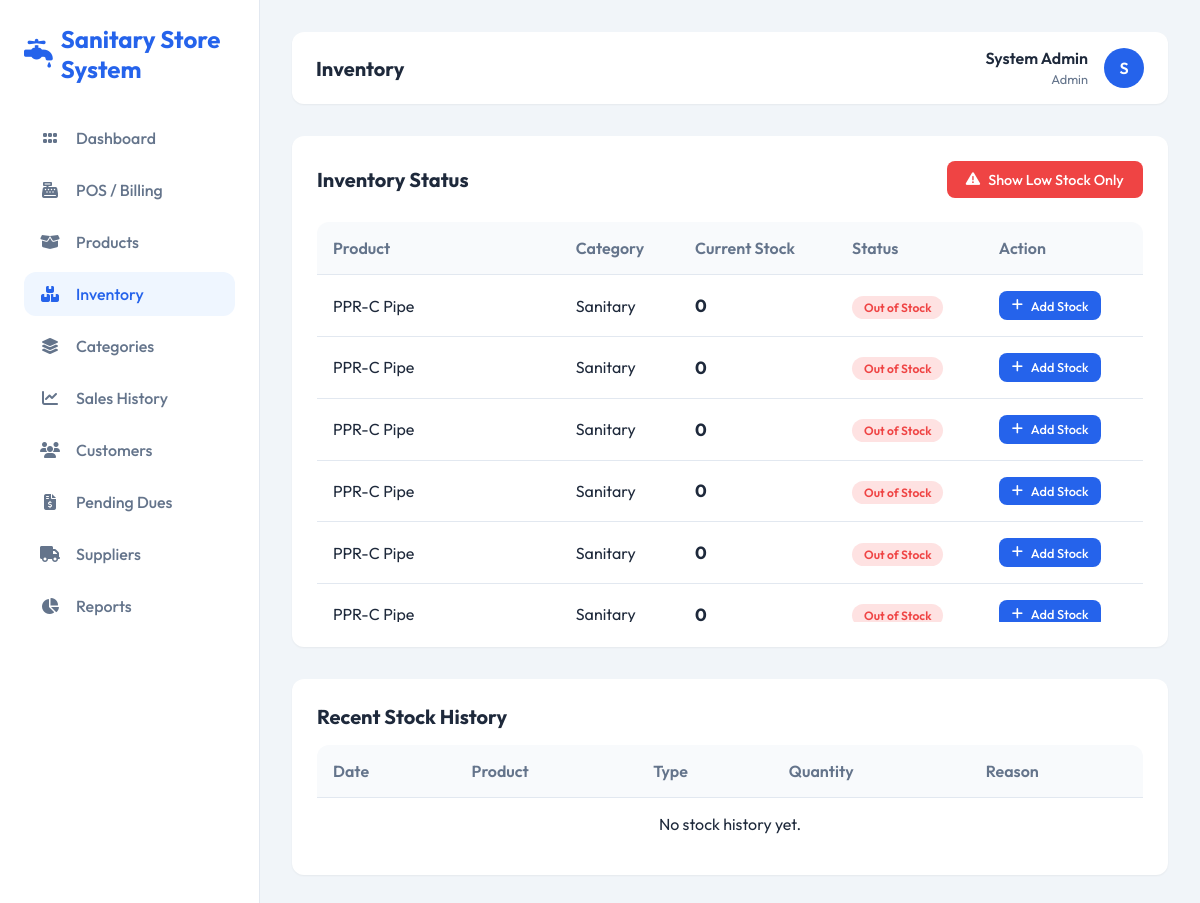
The page /inventory.php on the database its author committed.
### tables this page shows
CREATE TABLE IF NOT EXISTS products (
    id INT AUTO_INCREMENT PRIMARY KEY,
    name VARCHAR(200) NOT NULL,
    category_id INT,
    brand VARCHAR(100),
    size VARCHAR(50),
    type VARCHAR(50),  
    cost_price DECIMAL(10, 2) DEFAULT 0,  
    price DECIMAL(10, 2) NOT NULL,
    quantity INT DEFAULT 0,
    warranty VARCHAR(100),
    image VARCHAR(255),
    created_at TIMESTAMP DEFAULT CURRENT_TIMESTAMP,
    FOREIGN KEY (category_id) REFERENCES categories(id) ON DELETE SET NULL
);

CREATE TABLE IF NOT EXISTS categories (
    id INT AUTO_INCREMENT PRIMARY KEY,
    name VARCHAR(100) NOT NULL
);

### inventory.php (the view, shortened to what this page needs)
<?php
include 'includes/header.php';
$low_stock = isset($_GET['low_stock']);
$where = "WHERE 1=1";
$products = $conn->query("SELECT p.*, c.name as category FROM products p LEFT JOIN categories c ON p.category_id = c.id $where ORDER BY p.quantity ASC");
$logs = $conn->query("SELECT l.*, p.name as product_name FROM stock_logs l JOIN products p ON l.product_id = p.id ORDER BY l.created_at DESC LIMIT 10");
?>
<div class="card" style="margin-bottom: 2rem;">
    <div style="display: flex; justify-content: space-between; align-items: center; margin-bottom: 1.5rem;">
        <h3 style="font-size: 1.25rem;">Inventory Status</h3>
        <div>
            <?php if ($low_stock): ?>
                <a href="inventory.php" class="btn btn-secondary">Show All</a>
            <?php else: ?>
                <a href="inventory.php?low_stock=1" class="btn btn-danger"><i class="fa-solid fa-triangle-exclamation"></i> Show Low Stock Only</a>
            <?php endif; ?>
        </div>
    </div>
    <div class="table-container" style="box-shadow: none; padding: 0; max-height: 400px; overflow-y: auto;">
        <table>
            <thead>
                <tr>
                    <th>Product</th>
                    <th>Category</th>
                    <th>Current Stock</th>
                    <th>Status</th>
                    <th>Action</th>
                </tr>
            </thead>
            <tbody>
                <?php while($row = $products->fetch_assoc()): ?>
                <tr>
                    <td><?= htmlspecialchars($row['name']) ?></td>
                    <td><?= htmlspecialchars($row['category']) ?></td>
                    <td style="font-weight: bold; font-size: 1.1em;"><?= $row['quantity'] ?></td>
                    <td>
                        <?php if ($row['quantity'] == 0): ?>
                            <span class="badge" style="background: #fee2e2; color: #ef4444;">Out of Stock</span>
                        <?php elseif ($row['quantity'] < 10): ?>
                            <span class="badge badge-warning">Low Stock</span>
                        <?php else: ?>
                            <span class="badge badge-success">Good</span>
                        <?php endif; ?>
                    </td>
                    <td>
                        <button onclick="openStockModal(<?= $row['id'] ?>, '<?= htmlspecialchars($row['name']) ?>')" class="btn btn-primary btn-sm">
                            <i class="fa-solid fa-plus"></i> Add Stock
                        </button>
                    </td>
                </tr>
                <?php endwhile; ?>
            </tbody>
        </table>
    </div>
</div>
<div class="card">
    <h3 style="margin-bottom: 1rem; font-size: 1.25rem;">Recent Stock History</h3>
    <div class="table-container" style="box-shadow: none; padding: 0;">
        <table>
            <thead>
                <tr>
                    <th>Date</th>
                    <th>Product</th>
                    <th>Type</th>
                    <th>Quantity</th>
                    <th>Reason</th>
                </tr>
            </thead>
            <tbody>
                <?php if ($logs && $logs->num_rows > 0): ?>
                    <?php while($log = $logs->fetch_assoc()): ?>
                    <tr>
                        <td><?= date('M d, H:i', strtotime($log['created_at'])) ?></td>
                        <td><?= htmlspecialchars($log['product_name']) ?></td>
                        <td>
                            <span class="badge" style="background: <?= $log['type'] == 'in' ? '#dcfce7' : '#fee2e2' ?>; color: <?= $log['type'] == 'in' ? '#166534' : '#ef4444' ?>">
                                <?= strtoupper($log['type']) ?>
                            </span>
                        </td>
                        <td><?= $log['quantity'] ?></td>
                        <td><?= htmlspecialchars($log['reason']) ?></td>
                    </tr>
                    <?php endwhile; ?>
                <?php else: ?>
                    <tr><td colspan="5" style="text-align: center;">No stock history yet.</td></tr>
                <?php endif; ?>
            </tbody>
        </table>
    </div>
</div>
<?php include 'includes/footer.php'; ?>

### assets/css/style.css (style rules this page uses)
:root { --primary-color: #2563eb; --primary-dark: #1d4ed8; --secondary-color: #475569; --accent-color: #0ea5e9; --background-color: #f1f5f9; --card-bg: #ffffff; --text-color: #1e293b; --text-light: #64748b; --success-color: #10b981; --warning-color: #f59e0b; --danger-color: #ef4444; --border-radius: 12px; --sidebar-width: 260px; --header-height: 70px; --transition: all 0.3s ease; --shadow-sm: 0 1px 2px 0 rgb(0 0 0 / 0.05); --shadow-md: 0 4px 6px -1px rgb(0 0 0 / 0.1), 0 2px 4px -2px rgb(0 0 0 / 0.1); --shadow-lg: 0 10px 15px -3px rgb(0 0 0 / 0.1), 0 4px 6px -4px rgb(0 0 0 / 0.1); }
* { margin: 0; padding: 0; box-sizing: border-box; font-family: 'Outfit', sans-serif; }
body { background-color: var(--background-color); color: var(--text-color); min-height: 100vh; }
.card { background: var(--card-bg); padding: 1.5rem; border-radius: var(--border-radius); box-shadow: var(--shadow-sm); transition: var(--transition); border: 1px solid transparent; }
.table-container { background: var(--card-bg); padding: 1.5rem; border-radius: var(--border-radius); box-shadow: var(--shadow-sm); overflow-x: auto; }
table { width: 100%; border-collapse: collapse; }
th, td { padding: 1rem; text-align: left; border-bottom: 1px solid #e2e8f0; }
th { font-weight: 600; color: var(--text-light); background: #f8fafc; }
tr:last-child td { border-bottom: none; }
.btn { display: inline-flex; align-items: center; justify-content: center; padding: 0.6rem 1.2rem; border-radius: 8px; border: none; cursor: pointer; font-weight: 500; transition: var(--transition); text-decoration: none; font-size: 0.9rem; gap: 0.5rem; }
.btn-primary { background: var(--primary-color); color: white; }
.btn-danger { background: var(--danger-color); color: white; }
.btn-sm { padding: 0.4rem 0.8rem; font-size: 0.8rem; }
.badge { padding: 0.25rem 0.75rem; border-radius: 9999px; font-size: 0.75rem; font-weight: 600; }

### rows shown on the page
products: name "PPR-C Pipe", category.name "Sanitary", quantity "0", shows "Out of Stock"
products: name "PPR-C Pipe", category.name "Sanitary", quantity "0", shows "Out of Stock"
products: name "PPR-C Pipe", category.name "Sanitary", quantity "0", shows "Out of Stock"
products: name "PPR-C Pipe", category.name "Sanitary", quantity "0", shows "Out of Stock"
products: name "PPR-C Pipe", category.name "Sanitary", quantity "0", shows "Out of Stock"
products: name "PPR-C Pipe", category.name "Sanitary", quantity "0", shows "Out of Stock"

### other values the page prints
$page "Inventory"
$_SESSION['username'] "System Admin"
$_SESSION['role'] "Admin"
substr($_SESSION['username'], 0, 1) "S"
